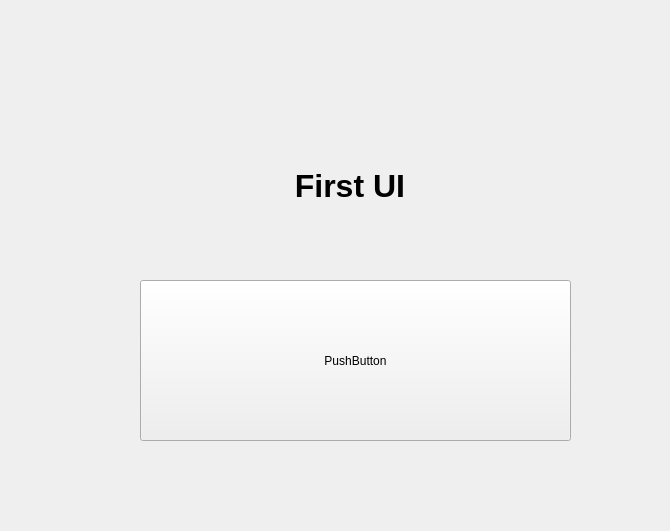
<?xml version="1.0" encoding="UTF-8"?>
<ui version="4.0">
 <class>QtUI</class>
 <widget class="QWidget" name="QtUI">
  <property name="geometry">
   <rect>
    <x>0</x>
    <y>0</y>
    <width>670</width>
    <height>531</height>
   </rect>
  </property>
  <property name="windowTitle">
   <string>Form</string>
  </property>
  <widget class="QPushButton" name="myButton">
   <property name="geometry">
    <rect>
     <x>140</x>
     <y>280</y>
     <width>431</width>
     <height>161</height>
    </rect>
   </property>
   <property name="text">
    <string>PushButton</string>
   </property>
  </widget>
  <widget class="QLabel" name="myLabel">
   <property name="geometry">
    <rect>
     <x>250</x>
     <y>120</y>
     <width>191</width>
     <height>131</height>
    </rect>
   </property>
   <property name="sizeIncrement">
    <size>
     <width>34</width>
     <height>34</height>
    </size>
   </property>
   <property name="baseSize">
    <size>
     <width>50</width>
     <height>50</height>
    </size>
   </property>
   <property name="font">
    <font>
     <family>MS Sans Serif</family>
     <pointsize>24</pointsize>
     <weight>75</weight>
     <bold>true</bold>
    </font>
   </property>
   <property name="autoFillBackground">
    <bool>false</bool>
   </property>
   <property name="text">
    <string> First UI</string>
   </property>
   <property name="alignment">
    <set>Qt::AlignCenter</set>
   </property>
  </widget>
 </widget>
 <resources/>
 <connections/>
</ui>
